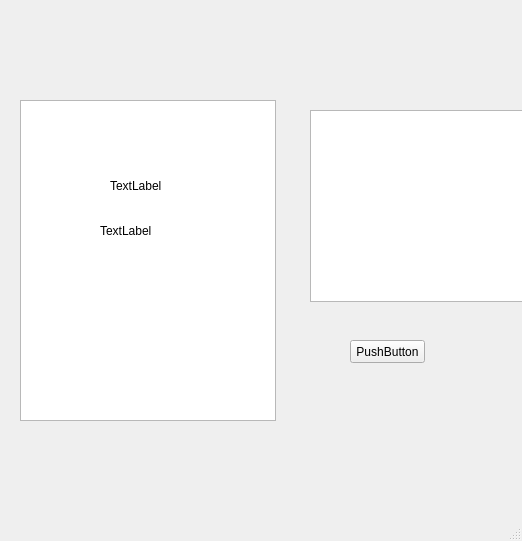
<?xml version="1.0" encoding="UTF-8"?>
<ui version="4.0">
 <class>MainWindow</class>
 <widget class="QMainWindow" name="MainWindow">
  <property name="geometry">
   <rect>
    <x>0</x>
    <y>0</y>
    <width>522</width>
    <height>541</height>
   </rect>
  </property>
  <property name="windowTitle">
   <string>MainWindow</string>
  </property>
  <widget class="QWidget" name="centralwidget">
   <widget class="QPushButton" name="pushButton">
    <property name="geometry">
     <rect>
      <x>350</x>
      <y>340</y>
      <width>75</width>
      <height>23</height>
     </rect>
    </property>
    <property name="text">
     <string>PushButton</string>
    </property>
   </widget>
   <widget class="QListView" name="listView">
    <property name="geometry">
     <rect>
      <x>20</x>
      <y>100</y>
      <width>256</width>
      <height>321</height>
     </rect>
    </property>
   </widget>
   <widget class="QListWidget" name="listWidget">
    <property name="geometry">
     <rect>
      <x>310</x>
      <y>110</y>
      <width>256</width>
      <height>192</height>
     </rect>
    </property>
   </widget>
   <widget class="QLabel" name="label">
    <property name="geometry">
     <rect>
      <x>110</x>
      <y>180</y>
      <width>54</width>
      <height>12</height>
     </rect>
    </property>
    <property name="text">
     <string>TextLabel</string>
    </property>
   </widget>
   <widget class="QLabel" name="label_2">
    <property name="geometry">
     <rect>
      <x>100</x>
      <y>220</y>
      <width>54</width>
      <height>21</height>
     </rect>
    </property>
    <property name="text">
     <string>TextLabel</string>
    </property>
   </widget>
  </widget>
  <widget class="QMenuBar" name="menubar">
   <property name="geometry">
    <rect>
     <x>0</x>
     <y>0</y>
     <width>522</width>
     <height>23</height>
    </rect>
   </property>
  </widget>
  <widget class="QStatusBar" name="statusbar"/>
 </widget>
 <resources/>
 <connections/>
</ui>
